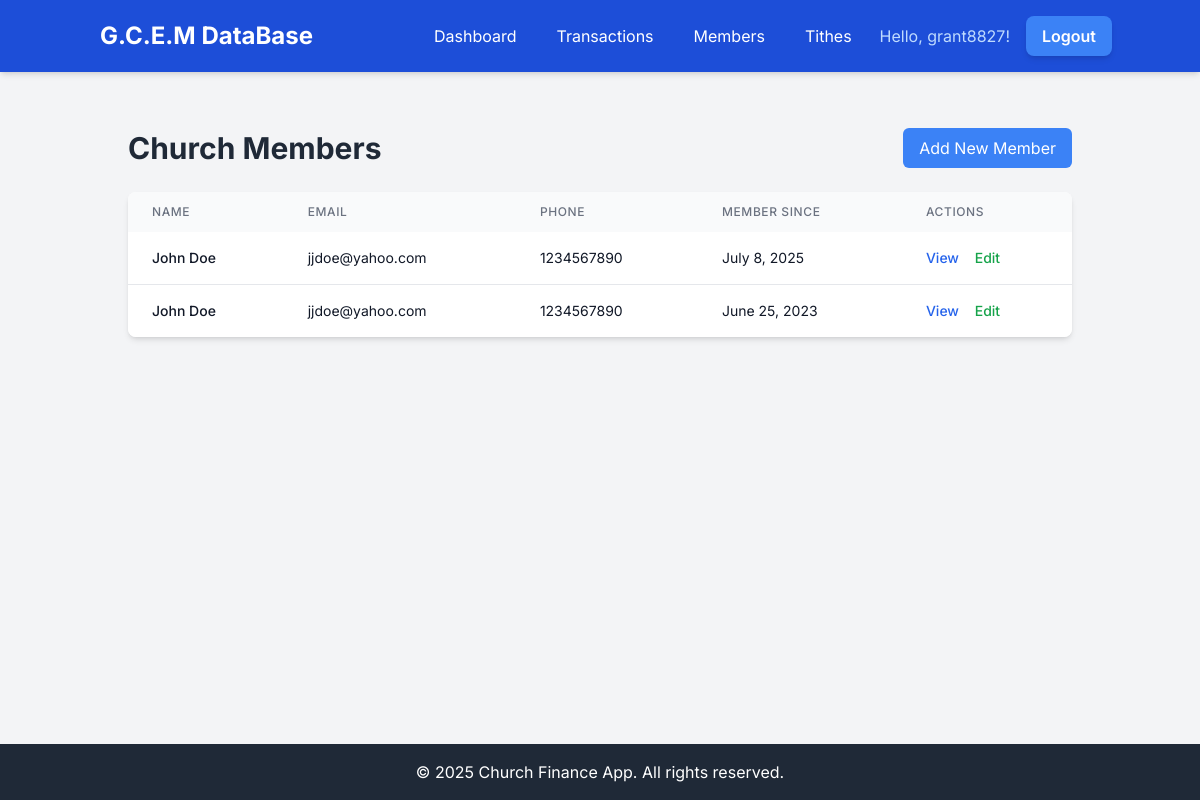
Screenshot of /finances/members/ (signed in) with the database file from the repository.
### church_finances/models.py (models this page shows, shortened)
class Member(models.Model):
    first_name = models.CharField(max_length=100)
    last_name = models.CharField(max_length=100)
    email = models.EmailField(blank=True, null=True)
    phone = models.CharField(max_length=20, blank=True, null=True)
    address = models.TextField(blank=True, null=True)
    member_since = models.DateField()
    is_active = models.BooleanField(default=True)
    created_at = models.DateTimeField(auto_now_add=True)
    updated_at = models.DateTimeField(auto_now=True)
    class Meta:
        ordering = ["last_name", "first_name"]
    @property
    def full_name(self):
        return f"{self.first_name} {self.last_name}"

### church_finances/views.py (the view)
# urls.py: path("members/", views.member_list_view, name="member_list"),
@login_required
def member_list_view(request):
    members = Member.objects.filter(is_active=True).order_by('last_name', 'first_name')
    context = {'members': members}
    return render(request, 'church_finances/member_list.html', context)

### church_finances/templates/church_finances/member_list.html (shortened to what this page needs)
{% extends 'base.html' %}
{% block content %}
<div class="container mx-auto px-4 py-8">
    <div class="flex justify-between items-center mb-6">
        <h1 class="text-3xl font-bold text-gray-800">Church Members</h1>
        <a href="{% url 'member_create' %}" class="bg-blue-500 hover:bg-blue-600 text-white px-4 py-2 rounded-md">
            Add New Member
        </a>
    </div>
    {% if members %}
        <div class="bg-white shadow-md rounded-lg overflow-hidden">
            <table class="min-w-full">
                <thead class="bg-gray-50">
                    <tr>
                        <th class="px-6 py-3 text-left text-xs font-medium text-gray-500 uppercase tracking-wider">Name</th>
                        <th class="px-6 py-3 text-left text-xs font-medium text-gray-500 uppercase tracking-wider">Email</th>
                        <th class="px-6 py-3 text-left text-xs font-medium text-gray-500 uppercase tracking-wider">Phone</th>
                        <th class="px-6 py-3 text-left text-xs font-medium text-gray-500 uppercase tracking-wider">Member Since</th>
                        <th class="px-6 py-3 text-left text-xs font-medium text-gray-500 uppercase tracking-wider">Actions</th>
                    </tr>
                </thead>
                <tbody class="bg-white divide-y divide-gray-200">
                    {% for member in members %}
                    <tr>
                        <td class="px-6 py-4 whitespace-nowrap">
                            <div class="text-sm font-medium text-gray-900">{{ member.full_name }}</div>
                        </td>
                        <td class="px-6 py-4 whitespace-nowrap">
                            <div class="text-sm text-gray-900">{{ member.email|default:"N/A" }}</div>
                        </td>
                        <td class="px-6 py-4 whitespace-nowrap">
                            <div class="text-sm text-gray-900">{{ member.phone|default:"N/A" }}</div>
                        </td>
                        <td class="px-6 py-4 whitespace-nowrap">
                            <div class="text-sm text-gray-900">{{ member.member_since }}</div>
                        </td>
                        <td class="px-6 py-4 whitespace-nowrap text-sm font-medium">
                            <a href="{% url 'member_detail' member.pk %}" class="text-blue-600 hover:text-blue-900 mr-3">View</a>
                            <a href="{% url 'member_update' member.pk %}" class="text-green-600 hover:text-green-900">Edit</a>
                        </td>
                    </tr>
                    {% endfor %}
                </tbody>
            </table>
        </div>
    {% endif %}
</div>
{% endblock %}

### templates/base.html (shortened to what this page needs)
<!DOCTYPE html>
<html lang="en">
<head>
    <script src="https://cdn.tailwindcss.com"></script>
</head>
<body class="flex flex-col min-h-screen">
    <nav class="bg-blue-700 p-4 shadow-md">
        <div class="container mx-auto">
            <div class="flex justify-between items-center">
                <a href="{% url 'home' %}" class="text-white text-2xl font-bold rounded-md px-3 py-1 hover:bg-blue-600 transition-colors">
                    G.C.E.M DataBase
                </a>
                <div class="hidden md:flex md:items-center md:space-x-4">
                    {% if user.is_authenticated %}
                        <a href="{% url 'dashboard' %}" class="text-white hover:text-blue-200 rounded-md px-3 py-1 hover:bg-blue-600 transition-colors">Dashboard</a>
                        <a href="{% url 'transaction_list' %}" class="text-white hover:text-blue-200 rounded-md px-3 py-1 hover:bg-blue-600 transition-colors">Transactions</a>
                        <a href="{% url 'member_list' %}" class="text-white hover:text-blue-200 rounded-md px-3 py-1 hover:bg-blue-600 transition-colors">Members</a>
                        <a href="{% url 'tithing_list' %}" class="text-white hover:text-blue-200 rounded-md px-3 py-1 hover:bg-blue-600 transition-colors">Tithes</a>
                        <span class="text-blue-200">Hello, {{ user.username }}!</span>
                        <a href="{% url 'logout' %}" class="bg-blue-500 hover:bg-blue-600 text-white font-semibold py-2 px-4 rounded-lg shadow-md transition duration-300 ease-in-out transform hover:scale-105">Logout</a>
                    {% endif %}
                </div>
            </div>
        </div>
    </nav>
    <main class="flex-grow container mx-auto p-6">
        {% block content %}
        {% endblock %}
    </main>
    <footer class="bg-gray-800 text-white p-4 text-center mt-auto">
        <div class="container mx-auto">
            &copy; 2025 Church Finance App. All rights reserved.
        </div>
    </footer>
</body>
</html>

### templates/base.html (style rules this page uses)
body { font-family: 'Inter', sans-serif; background-color: #f3f4f6; min-height: 100vh; display: flex; flex-direction: column; }

### rows the page displays
Member: full_name "John Doe", email "jjdoe@yahoo.com", phone "1234567890", member_since "July 8, 2025"
Member: full_name "John Doe", email "jjdoe@yahoo.com", phone "1234567890", member_since "June 25, 2023"

### other values shown
{{ user.username }} "grant8827"
